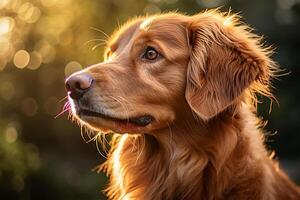
#> input picture Computer Vision/CSE463 Homework 03/Ques 3.jpg, 300 x 200 px, given in place of Cat.jpg, which was not available
$ python Ques2.py
#> lines starting #> are read from the running program, lines starting #| are printed output that depends on the picture; pictures that were not available may be replaced by others from this repository, and a replacement may not be noted
#Part 1: The Cat’s Trickery
import cv2
import numpy as np

image_path = r'D:\CSE463 Homework 03\Cat.jpg'
cat_image = cv2.imread(image_path)
#> cat_image is the input picture: shape (200, 300, 3); mean B, G, R 47.6, 82.9, 119.5


# Shrinking Spell
shrunken_cat = cv2.pyrDown(cat_image)
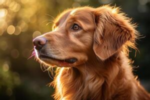
#> shrunken_cat: shape (100, 150, 3); mean B, G, R 47.8, 83.2, 119.8
cv2.imwrite(r'D:\CSE463 Homework 03\Cat_Shrunken.jpg', shrunken_cat)

# Teleportation Act
num_rows, num_cols = cat_image.shape[:2]
#> num_rows = 200; num_cols = 300
translation_matrix = np.float32([[1, 0, 500], [0, 1, 500]])  # Shift right by 50 and down by 30
translated_cat = cv2.warpAffine(cat_image, translation_matrix, (num_cols, num_rows))
#> translated_cat: shape (200, 300, 3); every value is 0
cv2.imwrite(r'D:\CSE463 Homework 03\Cat_Teleported.jpg', translated_cat)

# Twisting Tail Move
rotation_matrix = cv2.getRotationMatrix2D((num_cols / 2, num_rows / 2), 45, 1)  # Rotate by 45 degrees
rotated_cat = cv2.warpAffine(cat_image, rotation_matrix, (num_cols, num_rows))
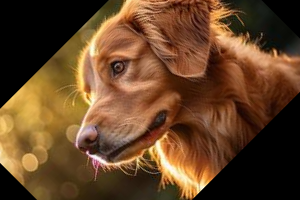
#> rotated_cat: shape (200, 300, 3); mean B, G, R 39.1, 68.5, 101.8
cv2.imwrite(r'D:\CSE463 Homework 03\Cat_Rotated.jpg', rotated_cat)

# Sunbeam Glow
bright_cat = cv2.convertScaleAbs(cat_image, alpha=1.5, beta=50)  # Increase brightness
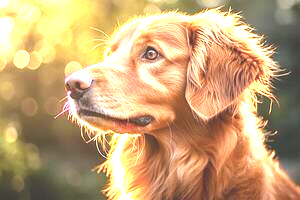
#> bright_cat: shape (200, 300, 3); mean B, G, R 119.9, 165, 198.4
cv2.imwrite(r'D:\CSE463 Homework 03\Cat_Brightened.jpg', bright_cat)


#Part2: Deploying SIFT the Cat Tracker


cat_gray = cv2.cvtColor(cat_image, cv2.COLOR_BGR2GRAY)
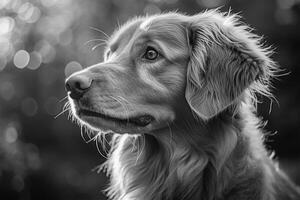
#> cat_gray: shape (200, 300); min 0, max 253, mean 89.9

shrunken_cat_gray = cv2.cvtColor(shrunken_cat, cv2.COLOR_BGR2GRAY)
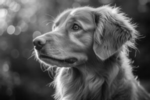
#> shrunken_cat_gray: shape (100, 150); min 9, max 247, mean 90.1

translated_cat_gray = cv2.cvtColor(translated_cat, cv2.COLOR_BGR2GRAY)
#> translated_cat_gray: shape (200, 300); every value is 0

rotated_cat_gray = cv2.cvtColor(rotated_cat, cv2.COLOR_BGR2GRAY)
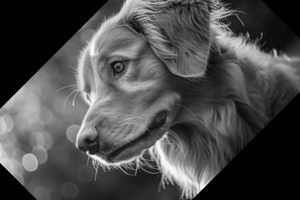
#> rotated_cat_gray: shape (200, 300); min 0, max 251, mean 75.1

bright_cat_gray = cv2.cvtColor(bright_cat, cv2.COLOR_BGR2GRAY)
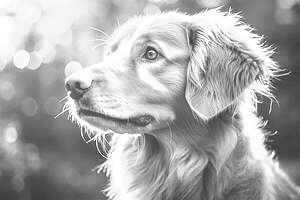
#> bright_cat_gray: shape (200, 300); min 51, max 255, mean 169.9


sift = cv2.SIFT_create()

#Detect keypoints and descriptors
def detect_keypoints_and_descriptors(image_gray):
    keypoints, descriptors = sift.detectAndCompute(image_gray, None)
#> keypoints = 334 keypoints; strongest (x, y, size): (69, 92, 1.9), (71, 101, 3.9), (273, 154, 2.4), (69, 98, 2.2)
    return keypoints, descriptors


original_keypoints, original_descriptors = detect_keypoints_and_descriptors(cat_gray)
#> original_keypoints has the same summary as keypoints in detect_keypoints_and_descriptors
shrunken_keypoints, shrunken_descriptors = detect_keypoints_and_descriptors(shrunken_cat_gray)
#> in detect_keypoints_and_descriptors (call 2), `keypoints, descriptors = sift.detectAndCompute(image_gray, None)`: keypoints = 147 keypoints; strongest (x, y, size): (36, 53, 4.1), (59, 83, 10.1), (126, 64, 8.1), (61, 70, 5.4)
#> shrunken_keypoints has the same summary as keypoints in detect_keypoints_and_descriptors
translated_keypoints, translated_descriptors = detect_keypoints_and_descriptors(translated_cat_gray)
#> translated_keypoints = ()
rotated_keypoints, rotated_descriptors = detect_keypoints_and_descriptors(rotated_cat_gray)
#> in detect_keypoints_and_descriptors (call 4), `keypoints, descriptors = sift.detectAndCompute(image_gray, None)`: keypoints = 322 keypoints; strongest (x, y, size): (87, 152, 2), (95, 157, 4.2), (202, 185, 5.5), (275, 51, 2.4)
#> rotated_keypoints has the same summary as keypoints in detect_keypoints_and_descriptors
bright_keypoints, bright_descriptors = detect_keypoints_and_descriptors(bright_cat_gray)
#> in detect_keypoints_and_descriptors (call 5), `keypoints, descriptors = sift.detectAndCompute(image_gray, None)`: keypoints = 355 keypoints; strongest (x, y, size): (273, 153, 2.5), (69, 92, 2.3), (266, 123, 2.3), (255, 63, 1.9)
#> bright_keypoints has the same summary as keypoints in detect_keypoints_and_descriptors

#Keypoint matching
def match_and_save_results(original_image, original_keypoints, original_descriptors, transformed_image, transformed_keypoints, transformed_descriptors, output_path):
    bf = cv2.BFMatcher(cv2.NORM_L2, crossCheck=False)
    matches = bf.match(original_descriptors, transformed_descriptors)
#> matches = 334 matches
    matches = sorted(matches, key=lambda x: x.distance)  # Sort matches by distance


# Perform matching for each transformed image
match_and_save_results(cat_image, original_keypoints, original_descriptors, shrunken_cat, shrunken_keypoints, shrunken_descriptors, r'D:\CSE463 Homework 03\Cat_Shrunken_Matches.jpg')
match_and_save_results(cat_image, original_keypoints, original_descriptors, translated_cat, translated_keypoints, translated_descriptors, r'D:\CSE463 Homework 03\Cat_Teleported_Matches.jpg')
#> (the run stopped early here; a loop or call above may not have finished)

$ run again, on Computer Vision/CSE463 Homework 03/Slice of cake.jpg
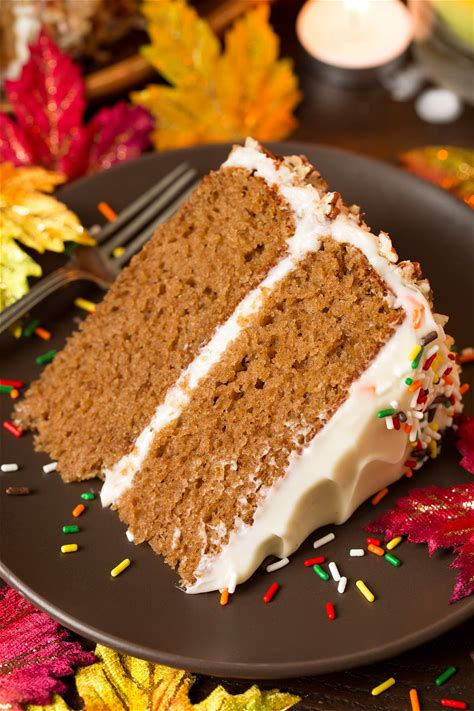
#> input picture Computer Vision/CSE463 Homework 03/Slice of cake.jpg, 474 x 711 px, given in place of Cat.jpg, which was not available
#> cat_image is the input picture: shape (711, 474, 3); mean B, G, R 56.3, 96, 148.8
#> translated_cat: shape (711, 474, 3); every value is 0
#> translated_cat_gray: shape (711, 474); every value is 0
#> `rotated_cat_gray = cv2.cvtColor(rotated_cat, cv2.COLOR_BGR2GRAY)`:
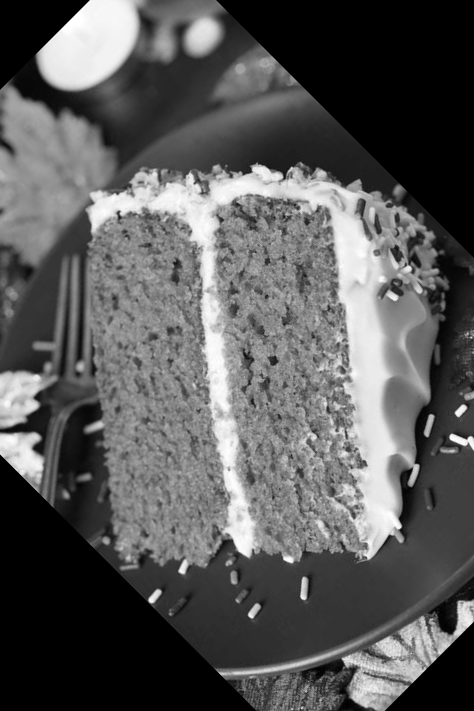
#> rotated_cat_gray: shape (711, 474); min 0, max 255, mean 89.5
#> `bright_cat_gray = cv2.cvtColor(bright_cat, cv2.COLOR_BGR2GRAY)`:
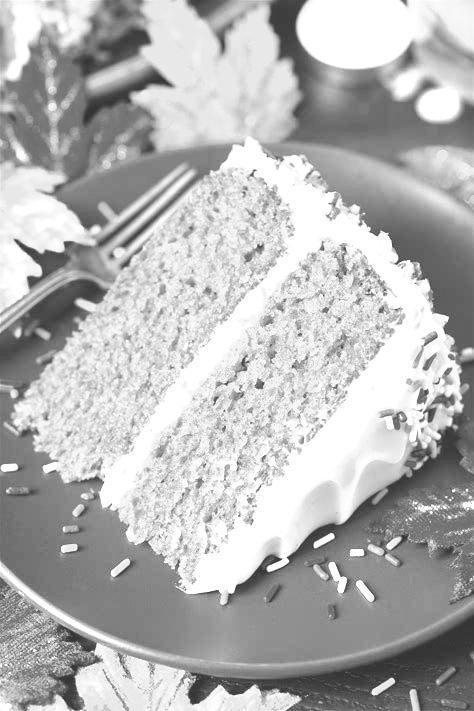
#> bright_cat_gray: shape (711, 474); min 51, max 255, mean 181.2
#> keypoints = 2892 keypoints; strongest (x, y, size): (332, 566, 5.3), (356, 552, 6.5), (341, 589, 4.9), (47, 468, 5.3)
#> original_keypoints has the same summary as keypoints in detect_keypoints_and_descriptors
#> keypoints = 1098 keypoints; strongest (x, y, size): (166, 283, 2.7), (220, 53, 10.4), (24, 234, 2.7), (171, 294, 2.5)
#> shrunken_keypoints has the same summary as keypoints in detect_keypoints_and_descriptors
#> translated_keypoints = ()
#> keypoints = 2817 keypoints; strongest (x, y, size): (152, 600, 5.2), (453, 438, 5.4), (83, 52, 47.8), (84, 52, 49.2)
#> rotated_keypoints has the same summary as keypoints in detect_keypoints_and_descriptors
#> keypoints = 2690 keypoints; strongest (x, y, size): (330, 537, 5.1), (317, 544, 4.9), (270, 568, 4.8), (391, 681, 5.1)
#> bright_keypoints has the same summary as keypoints in detect_keypoints_and_descriptors
#> matches = 2892 matches
